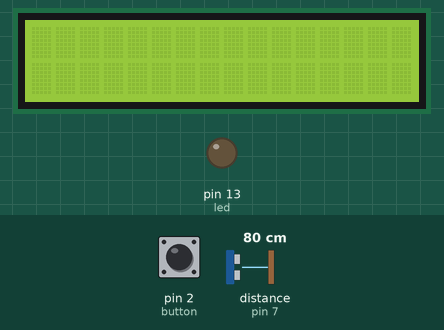
Recording of a sketch running on a simulated Arduino Uno, built with avr-gcc and run on an emulated ATmega328P. On the bench: 16×2 character LCD, output pins drawn as LEDs (lit = HIGH). Inputs (shaded band) come from the test bench; at power-on: pin 2 (button) HIGH, distance to the obstacle (sensor on pin 7) 80 cm. The echo pulse lasts 58.3 µs per cm; EEPROM starts erased; pins used as bus, display or sensor lines are not drawn; what the sketch prints to the serial monitor is not drawn.

Above: at 1.2 s.
1.3 s: pin 2 (button) pulled LOW for 0.15 s
At 2.3 s:
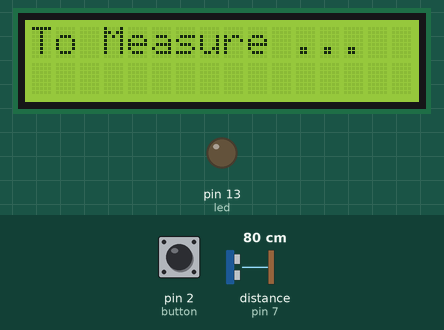
4.4 s: pin 2 (button) pulled LOW for 1 s
8.4 s: pin 2 (button) pulled LOW for 3.2 s
At 13.3 s:
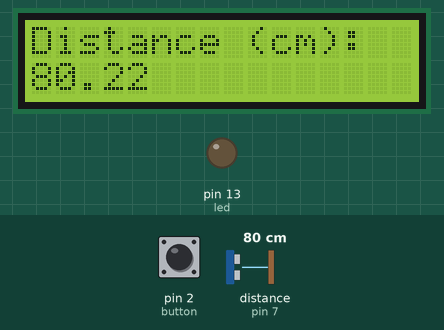
13.6 s: pin 2 (button) pulsed LOW 2 times (0.12 s each, 0.3 s apart)
17.2 s: pin 2 (button) pulsed LOW 5 times (0.12 s each, 0.3 s apart)
Timing chart, 0 to 20.2 s (numbered marks = the images above; inputs shaded):
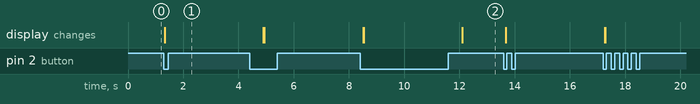

The sketch:

SRF05_Arduino_V0.ino
```cpp
#include <Wire.h>
#include <LiquidCrystal_I2C.h> // Using version 1.2.1
#include <EEPROM.h>

#define trigger 8
#define echo 7
#define button 2
#define led 13
#define sleep 700 //Doi mot khoang thoi gian la sleep roi do tiep, tranh song con du lai
//#define N 5 //So lan do khoang cach tu cam bien sieu am

LiquidCrystal_I2C lcd(0x27, 2, 1, 0, 4, 5, 6, 7, 3, POSITIVE);  //Khai bao dia chi I2C cua LCD

float error_epsilon[] = {0.5, 0.4, 0.3, 0.2, 0.1, 0.05}; //Cac gia tri sai so cho phep
int N_error,N,N_do=5;
float A[5],A_tmp[5];
int signal = 0; //Tin hieu tu nut nhan
int addr1 = 0, addr2=100; //Dia chi EEROM o vi tri 0
int n=0;
float liquid,liquid1,liquid2;
float a,b,tmp;

void setup(){
	Serial.begin(9600);
	// Khai bao che do chan cua cam bien sieu am
	pinMode(trigger, OUTPUT);
	pinMode(echo, INPUT);
	pinMode(button, INPUT_PULLUP);
	pinMode(led, OUTPUT);

	lcd.begin(16,2); // Khai bao LCD 16 cot 2 dong
	lcd.backlight();

	N_error = sizeof(error_epsilon)/sizeof(float); //Lay so phan tu cua mang error_epsilon
	N=sizeof(A)/sizeof(float);
}

void loop(){
	signal = digitalRead(button);
	if (signal == LOW){
		n=n+1;
		if (n==1){ //Ghi vao o nho vi tri la 0
			lcd.clear();
			//Khi nhan nut nhan thi hien thi dong chu: To Measure ...
			lcd.setCursor(0,0);
			lcd.print("To Measure ...");
			Distances();
			liquid1 = giaithuat();
			DisplayLCD(liquid1);
			EEPROM.put(addr1, liquid1);
		}
		else
			if (n==2){ //Ghi vao o nho vi tri la 100
				lcd.clear();
				//Khi nhan nut nhan thi hien thi dong chu: To Measure ...
				lcd.setCursor(0,0);
				lcd.print("To Measure ...");
				Distances();
				liquid2 = giaithuat();
				DisplayLCD(liquid2);
				EEPROM.put(addr2, liquid2);
			}
			else
				if (n>2){ //Neu n>1 va n=2k+1 thi hoan vi gia tri duoc luu trong 2 o nho cho nhau
					a = EEPROM.get(addr1,liquid1);
					b = EEPROM.get(addr2,liquid2);

					//Hoan vi 2 vi tri a,b
					tmp = a;
					a = b;
					b = tmp;

					liquid1=a;
					liquid2=b;

					EEPROM.put(addr1,liquid1);
					EEPROM.put(addr2,liquid2);
					lcd.clear();
					//Khi nhan nut nhan thi hien thi dong chu: To Measure ...
					lcd.setCursor(0,0);
					lcd.print("To Measure ...");
					Distances();
					liquid2 = giaithuat();
					DisplayLCD(liquid2);
					EEPROM.put(addr2, liquid2);
				}
	}
	if (n>0){
		a = EEPROM.get(addr1,liquid1); //Gia tri truoc do
		b = EEPROM.get(addr2,liquid2); //Gia tri moi do duoc

		DisplayLCD(b);

		Serial.print("Gia tri moi do duoc la: ");
		Serial.println(b);

		Serial.print("Gia tri do duoc truoc do la: ");
		Serial.println(a);

		Serial.print('\n');
	}
}

float Distance_SRF(){
	unsigned long times;
	float distance;

	digitalWrite(trigger,HIGH);
	delayMicroseconds(1000); //Giu mot khoang thoi gian de phat xung di
	digitalWrite(trigger,LOW);
	times=pulseIn(echo,HIGH);//Lay thoi gian chan Echo tu HIGH --> LOW
	distance=0.0344*(times/2); // Van toc song am: v = 344 m/s
	return distance;
}
void Distances(){ //Do khoang cach N lan va khoang cach luu vao mang A
	for (int i=0;i<N_do;i++){
		A[i]=Distance_SRF();
		delay(sleep);
	}
}

float giaithuat(){ //Giai thuat loc nhieu, cai tien so lieu do tu cam bien
	/*Giai thuat loc nhieu:
	 * Input: Mang gia tri A co n phan tu
	 * Processing:
	 * Thuc hien vong lap theo sai so: 50% 40% 30% 20% 10% 5%
	 * Lap theo tung gia tri A[i]
	 * + Tinh trung binh bo A[i]
	 * + So sanh: Neu |trung_binh_bo_A[i]-Ai| > trunh_binh_bo_A[i]*sai_so =====> Loai bo A[i] ra khoi tap dang xet
	 * + Giu lai cac phan tu con dang duoc xet va thuc hien tiep vong lap
	 * Output: Gia tri trung binh cua cac phan tu con duoc giu lai
	 */
	int i,j,k,t,m,kt=0;
	float average;

	for (i=0;i<N_error;i++){//Lap theo tung gia tri sai so
		if (N>=2){ //Mang 2 phai tu 2 phan tu tro len moi xet tiep
			for (j=0;j<N;j++){//Lap theo tung gia tri khoang cach
				float s=0;
				for (k=0;k<N;k++){
					if (j != k){//Khong tinh phan tu A[j] dang xet
						s=s+A[k];
					}
				}
				s=s/(N-1);//Gia tri trung binh khong tinh A[j];
				if (abs(s-A[j])>(s*error_epsilon[i])){
					kt=1;
					m=0;
					for (k=0;k<N;k++){
						if (k != j){
							A_tmp[m]=A[k];
							m++;
						}
					}
					for (k=0;k<m;k++) A[k]=A_tmp[k];
				}
			}
		}
		if (kt==1) N=m;
		else N=sizeof(A)/sizeof(float);
		average=0;
		for (k=0;k<N;k++){
			average=average+A[k];
		}
		average=average/N;
	}
	return average;
}

void DisplayLCD(float liquid3){
	lcd.setCursor(0,0);
	lcd.print("Distance (cm):");
	lcd.setCursor(0,1);
	lcd.print(liquid3);
}
```

Measured:
- after the input at 1.3 s, the display: changes at once (image 1)
